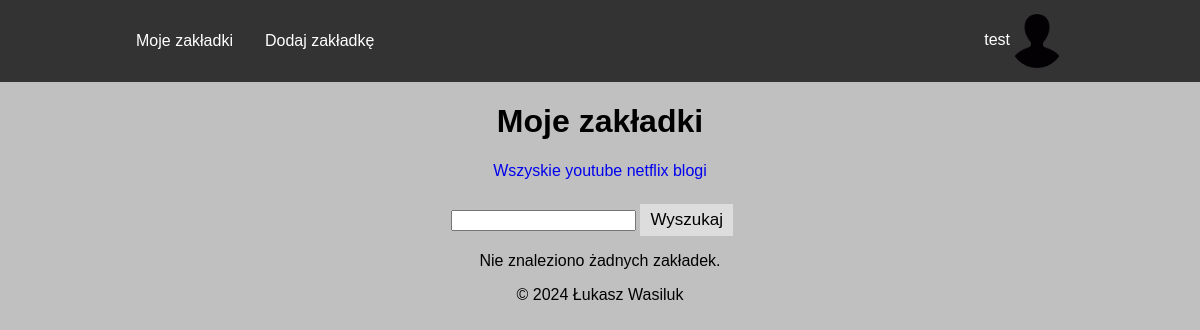
Screenshot of /index.php?idKat=1 (signed in) with the database file from the repository.
### tables this page shows
CREATE TABLE `kategorie` (
  `id` int(10) UNSIGNED NOT NULL,
  `nazwa` varchar(64) NOT NULL
);

### index.php (the view, shortened to what this page needs)
<!DOCTYPE html>
<html lang="en">
<head>
    <link rel="stylesheet" href="./Styles/styles.css">
</head>
<body>
    <?php
    require("menu.php");
    ?>
    <main class="text-center">
        <h1>Moje zakładki</h1>
        <div class="center-80">
            <?php
            $sql = "SELECT id, nazwa FROM kategorie";
            $result = $conn->query($sql);
            echo "<a href='index.php' class='filter-link'>Wszyskie</a>";
            while ($row = $result->fetch_object()) {
                echo " <a href='index.php?idKat={$row->id}' class='filter-link'>{$row->nazwa}</a>";
            }
            ?>
            <form>
                <p>
                    <input type="text" name="fraza">
                    <button type="submit" class="search-button">Wyszukaj</button>
                </p>
            </form>
            <?php
            $sql = "SELECT id, url, opis FROM zakladki WHERE idUzytkownika = {$_SESSION['id']}";
            if (isset($_GET["idKat"])) {
                $idKat = $_GET["idKat"];
                $sql .= " AND idKategorii = $idKat";
            } elseif (isset($_GET["fraza"])) {
                $fraza = $_GET["fraza"];
                $sql .= " AND opis LIKE '%$fraza%'";
            }
            if (isset($_GET["page"])) {
                $page  = $_GET["page"];
            } else {
                $page = 1;
            }
            $limit = 20;
            $page_index = ($page - 1) * $limit;
            $sqlToCountRecords = str_replace("id, url, opis", "count(*)", $sql);
            $sql .= " LIMIT $page_index, $limit";
            $result = $conn->query($sql);
            if ($result->num_rows > 0) {
                echo "<table>";
                echo "<thead>";
                echo "<th>Opis zakładki</th>";
                echo "<th>Link do adresu URL zakładki</th>";
                echo "<th>Link do edycji zakładki</th>";
                echo "<th>Link do usunięcia zakładki</th>";
                echo "<tbody>";
                while ($row = $result->fetch_assoc()) {
                    echo "<tr>";
                    echo "<td>{$row['opis']}</td>";
                    echo "<td><a href={$row['url']} target='_blank' class='button succes-btn'>Przejdź do linku</a></td>";
                    echo "<td><a href='updateForm.php?idZakladki={$row['id']}' class='button update-btn'>Edytuj zakładkę</a></td>";
                    echo "<td>";
                    echo "<form method='POST' action='delete.php'>";
                    echo "<input type='hidden' name='idZakladki' value='{$row['id']}'>";
                    echo "<input type='submit' value='Usuń zakładkę' class='button delete-btn'>";
                    echo "</form>";
                    echo "</td>";
                    echo "</tr>";
                }
                echo "</tbody>";
                echo "</table>";
                $result = $conn->query($sqlToCountRecords);
                $numberOfRecords = $result->fetch_row()[0];
                $total_pages = ceil($numberOfRecords / $limit);
                $params = $_GET;
                echo "<div class='pagination'>";
                if ($page >= 2) {
                    $params['page'] = ($page - 1);
                    $new_query_string = http_build_query($params);
                    echo "<a href='index.php?" . $new_query_string . "'>Poprzednia strona</a>";
                }
                echo "Strona $page z $total_pages";
                if ($page < $total_pages) {
                    unset($params['page']);
                    $params['page'] = ($page + 1);
                    $new_query_string = http_build_query($params);
                    echo "<a href='index.php?" . $new_query_string . "'>Następna strona</a>";
                }
            } else {
                echo "Nie znaleziono żadnych zakładek.";
            }
            echo "</div>";
            ?>
    </main>
    <?php
    require("footer.php");
    ?>
</body>
</html>

### Styles/styles.css (style rules this page uses)
body { font-family: Arial, Helvetica, sans-serif; margin: 0; background-color: silver; }
.center-80 { width: 80%; margin: auto; }
.text-center { text-align: center; }
.filter-link { text-decoration: none; }
.search-button { padding: 6px 10px; margin-top: 8px; margin-right: 16px; background: #ddd; font-size: 17px; border: none; cursor: pointer; }

### rows the page displays
kategorie: nazwa "youtube"
kategorie: nazwa "netflix"
kategorie: nazwa "blogi"

### other values shown
$_SESSION["login"] "test"
